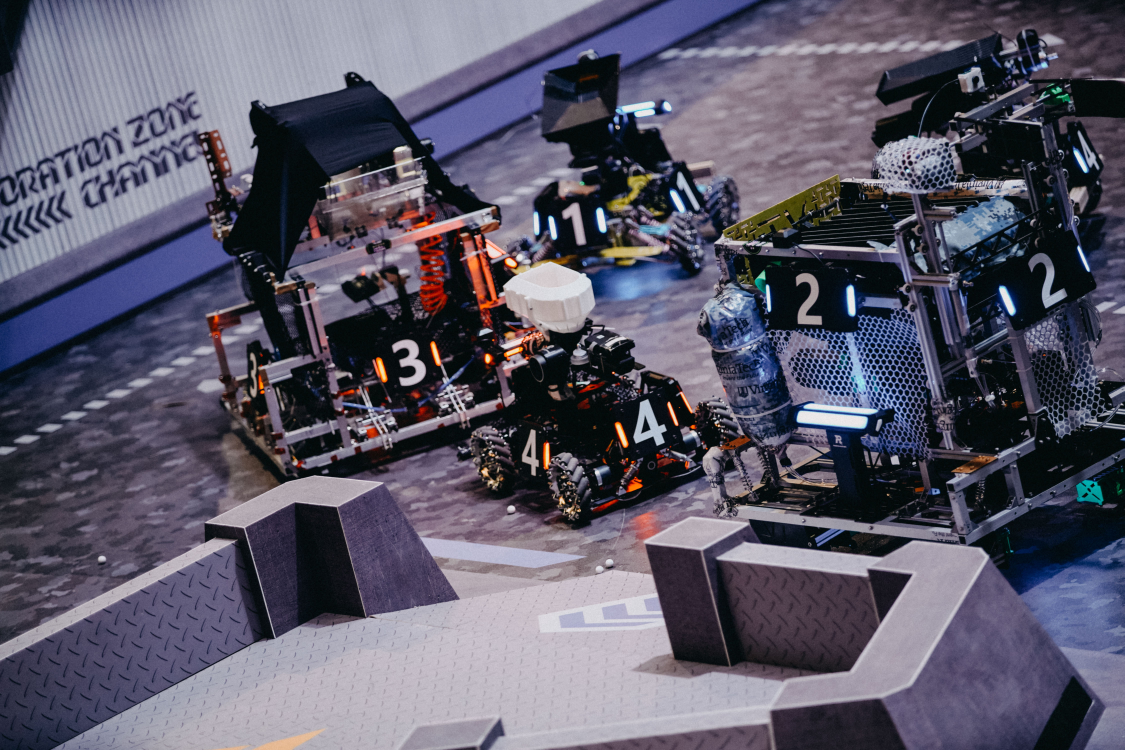
//> input picture task 2/test.jpg, 4497 x 3000 px (shown at 1/4 size)
$ ./main   (built with g++ and OpenCV 4)
//> lines starting //> are read from the running program, lines starting //| are printed output that depends on the picture; after the words box and inside, x2 and y2 are one past the last pixel; in counts of white or black regions, pixels touching at a corner belong together
#include <iostream>
#include <opencv2/opencv.hpp>
#include <opencv2/core.hpp>
#include <opencv2/highgui.hpp>
#include<opencv2/highgui/highgui_c.h>
#include <opencv2/imgproc.hpp>
#include<math.h>
using namespace std;
using namespace cv;

int main()
{
     Mat src = imread("test.jpg");
//> src is the input picture: 3000 rows x 4497 cols, CV_8UC3; mean B, G, R 104.4, 88, 90.3
    if (!src.data)
    {
        cout << "image can't be opend" << endl;
        return -1;
    }
    else
        cout << "image open" << endl;
    Mat hsv;
    Mat binary;
    //RGB To HSV
    cvtColor(src, hsv, COLOR_RGB2HSV);
//> hsv: 3000 rows x 4497 cols, CV_8UC3; mean H, S, V 88.9, 82.9, 107

    //(1):binaryzation
    cv::Scalar scalarL = cv::Scalar(100, 43, 245);
    cv::Scalar scalarH = cv::Scalar(110, 255, 255);
    inRange(hsv, scalarL, scalarH, binary);
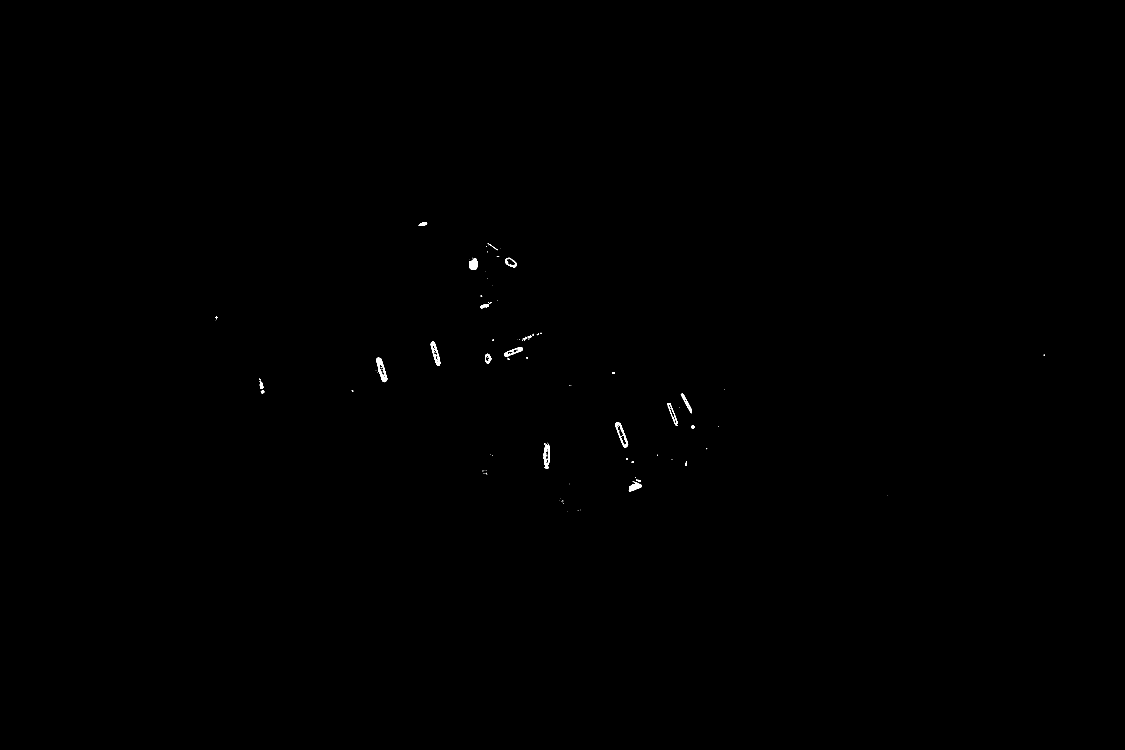
//> binary: 3000 rows x 4497 cols, CV_8UC1 (shown at 1/4 size); 0.09% white; 164 white regions (133 under 20 px)

    //(2) and (3):draw contours and minimun rectangel
    vector<vector<Point>>contours;
    vector<Vec4i> hierarchy;
    findContours(binary,contours,hierarchy,CV_RETR_EXTERNAL,CV_CHAIN_APPROX_NONE,Point());
//> contours = 120 contours, 94 with area under 20; largest, box (x1, y1, x2, y2) and area: (2461, 1690, 2513, 1790) 2157, (1506, 1431, 1549, 1529) 2036, (1722, 1366, 1762, 1462) 1697, (2175, 1777, 2198, 1875) 1643, (2017, 1388, 2092, 1427) 1208
    Mat contour_image=Mat::zeros(binary.size(),CV_8U);
    namedWindow("contour",CV_WINDOW_NORMAL);
    vector<RotatedRect> minRect(contours.size());

    Mat armor=src.clone();
    for(int i=0;i<contours.size();i++)
    {
        if(i==35||i==41||i==43||i==48||i==49||i==63||i==69)
        {
            drawContours(contour_image,contours,i,Scalar(255,255,255));
            if(i!=43)
            {
                minRect[i]=minAreaRect(Mat(contours[i]));
                Point2f rect_points[4];
                minRect[i].points(rect_points);
                for(int j=0;j<4;j++)
                    line(contour_image,rect_points[j],rect_points[(j+1)%4],cv::Scalar(205,90,106),4,8,0);
            }
        }
    }
//> this loop made 120 passes
//> i on passes 64, 70: 63, 69

    //(4) and (5) and (6):mark and match the paired bars and frame out armor plate
    int i_contour[]={35,41,48,49,63,69};
    for(int i=0;i<6;i++)
    {
        for(int j=i+1;j<6;j++)
        {
            if(i_contour[i]&&i_contour[j])
            {
                if(fabs(minRect[i_contour[i]].angle-minRect[i_contour[j]].angle)<1)
                {
                    Point2f rect_points_1[4];
                    Point2f rect_points_2[4];
                    minRect[i_contour[i]].points(rect_points_1);
                    minRect[i_contour[j]].points(rect_points_2);
                    Point2f rect_points[4];
                    int length=100;
                    double angle_1,angle_2,angle;
                    angle_1=minRect[i_contour[i]].angle;
                    angle_2=minRect[i_contour[j]].angle;
                    if(fabs(sin(angle_1))<fabs(sin(angle_2)))
                        angle=angle_1;
                    else
                        angle=angle_2;
                    rect_points[0].x=minRect[i_contour[i]].center.x-fabs(length*sin(angle));
                    rect_points[0].y=minRect[i_contour[i]].center.y-fabs(length*cos(angle));
                    rect_points[1].x=minRect[i_contour[i]].center.x+fabs(length*sin(angle));
                    rect_points[1].y=minRect[i_contour[i]].center.y+fabs(length*cos(angle));
                    rect_points[2].x=minRect[i_contour[j]].center.x+fabs(length*sin(angle));
                    rect_points[2].y=minRect[i_contour[j]].center.y+fabs(length*cos(angle));
                    rect_points[3].x=minRect[i_contour[j]].center.x-fabs(length*sin(angle));
                    rect_points[3].y=minRect[i_contour[j]].center.y-fabs(length*cos(angle));
                    for(int k=0;k<4;k++)
                    {
                        line(armor,rect_points_1[k],rect_points_1[(k+1)%4],cv::Scalar(205,90,106),5,8,0);
                        line(armor,rect_points_2[k],rect_points_2[(k+1)%4],cv::Scalar(205,90,106),5,8,0);
                        line(armor,rect_points[k],rect_points[(k+1)%4],cv::Scalar(201,252,189),5,8,0);
                    }
                    line(armor,minRect[i_contour[i]].center,minRect[i_contour[j]].center,cv::Scalar(205,90,106),5,8,0);

                    i_contour[i]=0;
                    i_contour[j]=0;
                }
            }
        }
    }
//> this loop made 6 passes
//> after the loop, i_contour = [35, 0, 0, 49, 0, 0]

    imwrite("armor.jpg",armor);

    return 0;
}
